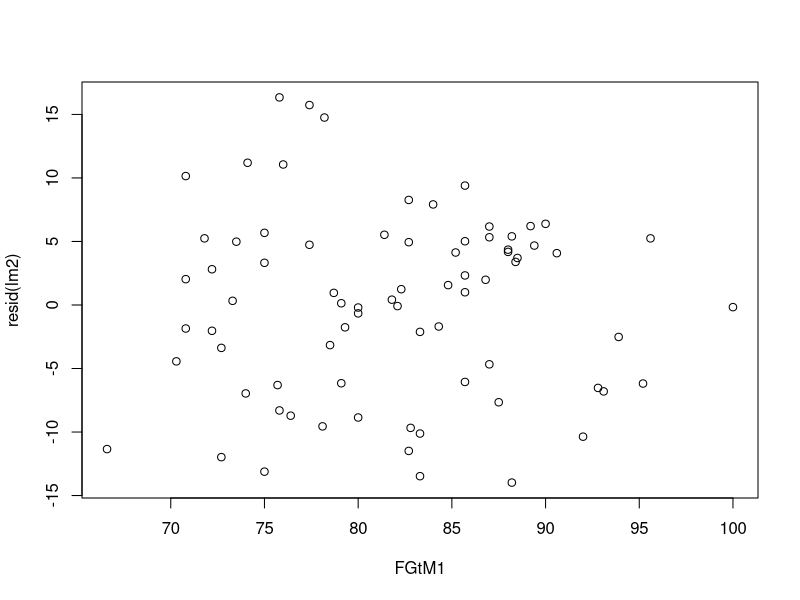

The R script that drew this image:
## ---- chunk 1
FRONTMATTER <- TRUE 
# FRONTMATTER <- FALSE
SOL <- FALSE
# SOL <- TRUE
set.seed(12)
# library(mat2tex)
## ---- chunk 2

## ---- chunk 3
goals <- read.table("FieldGoals2003to2006.csv",header=T,sep=",")
goals <- goals[,1:8]
## ---- chunk 4
head(goals)
## ---- chunk 5
lm1 <- lm(FGt~Name+FGtM1, data=goals)
## ---- chunk 6

## ---- chunk 7

## ---- chunk 8
coef(summary(lm1))["FGtM1",]
## ---- chunk 9

## ---- chunk 10
lm2 <- lm(FGAt~Name+FGtM1, data=goals)
anova(lm2)
## ---- chunk 11

## ---- chunk 12
plot(resid(lm2)~FGtM1, data=goals)
## ---- chunk 13

## ---- chunk 14
lm3 <- lm(FGt~Name+FGtM1+factor(Yeart), data=goals)
anova(lm3)
## ---- chunk 15

## ---- chunk 16

## ---- chunk 17

## ---- chunk 18

## ---- chunk 19
lm4 <- lm(FGt~Name+Teamt+FGtM1, data=goals)
summary(lm4)
## ---- chunk 20

## ---- chunk 21
anova(lm(FGt~Name+Teamt+FGtM1, data=goals))
anova(lm(FGt~Teamt+Name+FGtM1, data=goals))
## ---- chunk 22

